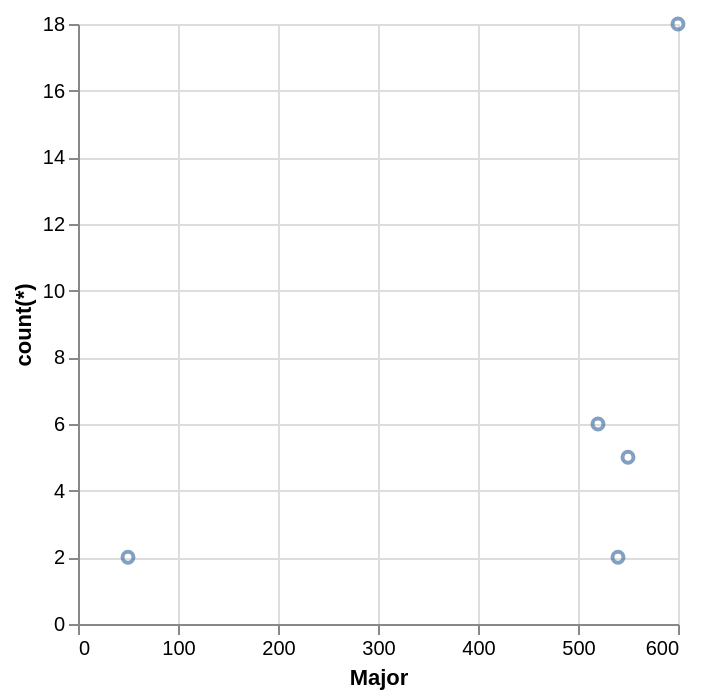

Write the Vega-Lite specification saved for this chart.
### Vega-Lite specification from a JSON file in a GitHub repository (floating-point values rounded to 4 significant figures)
{"data": {"values": [{"x_data": 50, "y_data": 2}, {"x_data": 520, "y_data": 6}, {"x_data": 540, "y_data": 2}, {"x_data": 550, "y_data": 5}, {"x_data": 600, "y_data": 18}]}, "mark": "point", "encoding": {"x": {"field": "x_data", "type": "quantitative", "title": "Major"}, "y": {"field": "y_data", "type": "quantitative", "title": "count(*)"}}}
